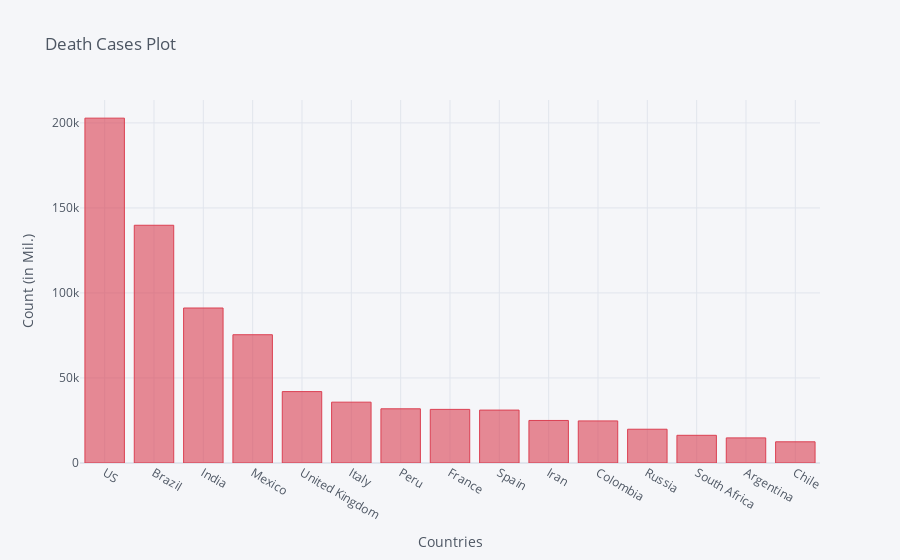

The notebook cell this image was saved under:
### Code cell
death_df2_plot.iplot(kind='bar', x='Country/Region', y='9/24/20',color='red',
                    title='Death Cases Plot',xTitle='Countries',yTitle='Count (in Mil.)')

### Figure 1 — Plotly figure (JSON) as saved in the notebook; plotly's stock layout.template omitted (floating-point values rounded to 4 significant figures)
{"data": [{"marker": {"color": "rgba(219, 64, 82, 0.6)", "line": {"color": "rgba(219, 64, 82, 1.0)", "width": 1}}, "name": "9/24/20", "orientation": "v", "text": "", "type": "bar", "x": ["US", "Brazil", "India", "Mexico", "United Kingdom", "Italy", "Peru", "France", "Spain", "Iran", "Colombia", "Russia", "South Africa", "Argentina", "Chile"], "y": [202798, 139808, 91149, 75439, 41991, 35781, 31870, 31524, 31118, 25015, 24746, 19867, 16283, 14766, 12469]}], "layout": {"legend": {"bgcolor": "#F5F6F9", "font": {"color": "#4D5663"}}, "paper_bgcolor": "#F5F6F9", "plot_bgcolor": "#F5F6F9", "title": {"font": {"color": "#4D5663"}, "text": "Death Cases Plot"}, "xaxis": {"gridcolor": "#E1E5ED", "showgrid": true, "tickfont": {"color": "#4D5663"}, "title": {"font": {"color": "#4D5663"}, "text": "Countries"}, "zerolinecolor": "#E1E5ED"}, "yaxis": {"gridcolor": "#E1E5ED", "showgrid": true, "tickfont": {"color": "#4D5663"}, "title": {"font": {"color": "#4D5663"}, "text": "Count (in Mil.)"}, "zerolinecolor": "#E1E5ED"}}}
